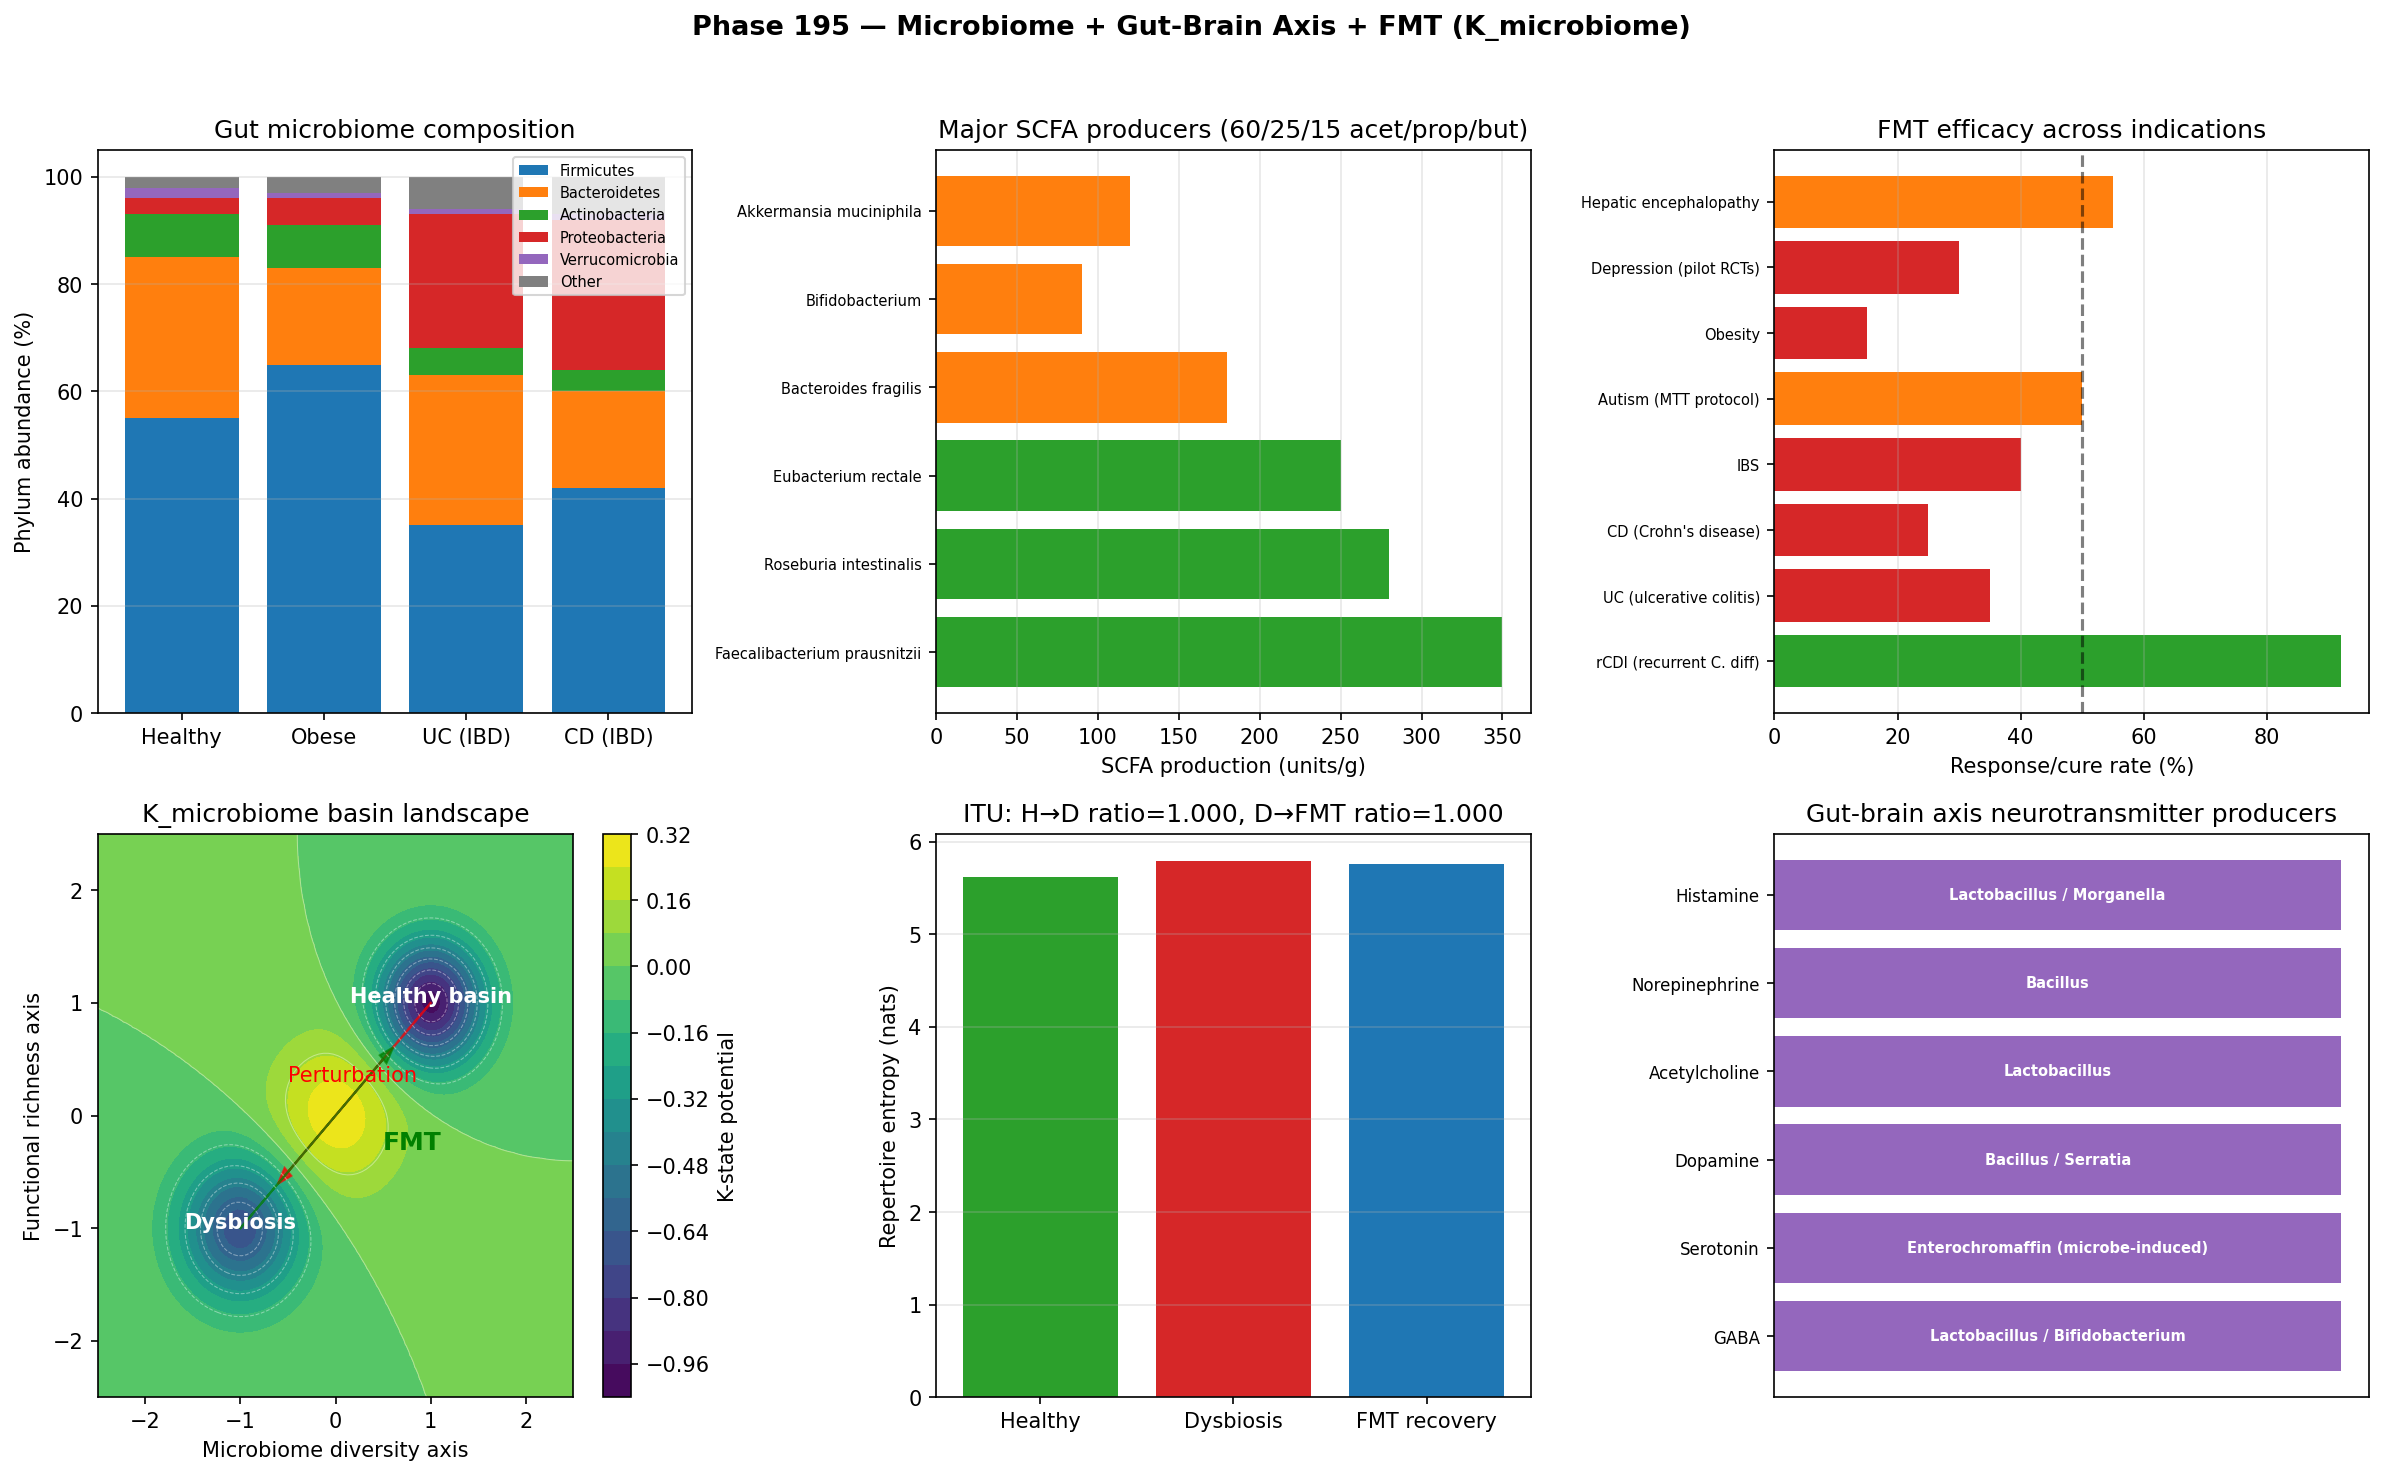

Source code (Python):
"""
Phase 195 — Microbiome + Gut-Brain Axis + FMT (K_microbiome)

Simulations:
  1) Human microbiome scale (cells, genes, biomass)
  2) Phylum composition in healthy vs obese vs IBD
  3) SCFA production rates from major species
  4) Gut-brain axis: neurotransmitter production catalog
  5) FMT efficacy across indications
  6) Dysbiosis as K-state basin shift
  7) ITU K_microbiome axiom check with FMT-like intervention

Outputs:
  - microbiome_gut_brain.png
  - microbiome_gut_brain_summary.json
"""

from __future__ import annotations

import json
from pathlib import Path

import matplotlib
matplotlib.use("Agg")
import matplotlib.pyplot as plt
import numpy as np

OUT_PNG = Path(__file__).with_name("microbiome_gut_brain.png")
OUT_JSON = Path(__file__).with_name("microbiome_gut_brain_summary.json")

rng = np.random.default_rng(20260529)

# -------------------------------------------------------------
# 1) Microbiome scale
# -------------------------------------------------------------
scale = {
    "Bacterial cells": 3.8e13,
    "Human cells": 3.0e13,
    "Bacterial genes": 3.5e6,
    "Human genes": 2.0e4,
    "Biomass (g)": 1.8e3,
    "ATP production (kcal/day)": 150,
    "SCFA daily (mmol)": 550,
}

# -------------------------------------------------------------
# 2) Phylum composition: healthy vs obese vs IBD
# -------------------------------------------------------------
phyla = ["Firmicutes", "Bacteroidetes", "Actinobacteria",
         "Proteobacteria", "Verrucomicrobia", "Other"]
healthy = np.array([55, 30, 8, 3, 2, 2])
obese = np.array([65, 18, 8, 5, 1, 3])
ibd_uc = np.array([35, 28, 5, 25, 1, 6])  # Proteobacteria expansion
ibd_cd = np.array([42, 18, 4, 28, 1, 7])

# -------------------------------------------------------------
# 3) SCFA production rates
# -------------------------------------------------------------
scfa_producers = {
    "Faecalibacterium prausnitzii": 350,  # butyrate units/g
    "Roseburia intestinalis": 280,
    "Eubacterium rectale": 250,
    "Bacteroides fragilis": 180,  # propionate-acetate mix
    "Bifidobacterium": 90,
    "Akkermansia muciniphila": 120,
}
# Composition: 60% acetate, 25% propionate, 15% butyrate
scfa_composition = {"Acetate (C2)": 60, "Propionate (C3)": 25, "Butyrate (C4)": 15}

# -------------------------------------------------------------
# 4) Gut-brain neurotransmitter production
# -------------------------------------------------------------
neurotransmitters = {
    "GABA":         {"main_producer": "Lactobacillus / Bifidobacterium", "function": "Inhibitory"},
    "Serotonin":    {"main_producer": "Enterochromaffin (microbe-induced)", "function": "Mood/sleep; 90% in gut!"},
    "Dopamine":     {"main_producer": "Bacillus / Serratia", "function": "Reward"},
    "Acetylcholine":{"main_producer": "Lactobacillus", "function": "Parasympathetic"},
    "Norepinephrine":{"main_producer": "Bacillus", "function": "Arousal"},
    "Histamine":    {"main_producer": "Lactobacillus / Morganella", "function": "Immune/inflammation"},
}

# -------------------------------------------------------------
# 5) FMT efficacy
# -------------------------------------------------------------
fmt_indications = {
    "rCDI (recurrent C. diff)": 92,
    "UC (ulcerative colitis)":  35,
    "CD (Crohn's disease)":     25,
    "IBS":                       40,
    "Autism (MTT protocol)":     50,
    "Obesity":                   15,
    "Depression (pilot RCTs)":   30,
    "Hepatic encephalopathy":    55,
}

# -------------------------------------------------------------
# 6) Dysbiosis as K-state basin shift (toy model)
# -------------------------------------------------------------
# 2D landscape with 3 basins: healthy, dysbiosis, FMT-recovered
def landscape(x, y):
    healthy_basin = -np.exp(-((x - 1.0)**2 + (y - 1.0)**2) / 0.3)
    dysbiosis_basin = -0.7 * np.exp(-((x + 1.0)**2 + (y + 1.0)**2) / 0.4)
    barrier = 0.3 * np.exp(-(x**2 + y**2) / 0.5)
    return healthy_basin + dysbiosis_basin + barrier

xx, yy = np.meshgrid(np.linspace(-2.5, 2.5, 100), np.linspace(-2.5, 2.5, 100))
zz = landscape(xx, yy)

# -------------------------------------------------------------
# 7) ITU K_microbiome axiom check: FMT-like reset
# -------------------------------------------------------------
N_species = 1000
# Healthy state: Zipf-like
ranks = np.arange(1, N_species + 1)
p_healthy = ranks ** (-0.9); p_healthy /= p_healthy.sum()
S_healthy = float(-np.sum(p_healthy * np.log(p_healthy)))

# Dysbiosis: Faecalibacterium etc. crashed, Proteobacteria expand
# Model: top 20% species depleted, ranks 200-300 expanded
weights = np.ones(N_species)
weights[:200] *= 0.1  # health-associated crashed
weights[200:300] *= 10  # opportunists expanded
p_dysbiosis = p_healthy * weights
p_dysbiosis = p_dysbiosis / p_dysbiosis.sum()
S_dysbiosis = float(-np.sum(p_dysbiosis * np.log(p_dysbiosis)))

# FMT recovery: roughly back toward healthy (90% restored)
weights_recovered = 0.9 * (p_healthy / p_dysbiosis) + 0.1  # blend toward healthy
p_fmt = p_dysbiosis * weights_recovered
p_fmt = p_fmt / p_fmt.sum()
S_fmt = float(-np.sum(p_fmt * np.log(p_fmt)))

# ITU linearized
def itu_lin(p_old, p_new):
    log_p = np.log(np.clip(p_old, 1e-30, None))
    dp = p_new - p_old
    dS = -np.sum(dp * (1.0 + log_p))
    dK = -np.sum(dp * log_p)
    ratio = float(dS / dK) if abs(dK) > 1e-15 else float("nan")
    return ratio, float(dS), float(dK)

ratio_dysbiosis, dS_d, dK_d = itu_lin(p_healthy, p_dysbiosis)
ratio_fmt, dS_f, dK_f = itu_lin(p_dysbiosis, p_fmt)

# -------------------------------------------------------------
# Plot
# -------------------------------------------------------------
fig, axes = plt.subplots(2, 3, figsize=(16, 10))
fig.suptitle(
    "Phase 195 — Microbiome + Gut-Brain Axis + FMT (K_microbiome)",
    fontsize=13,
    fontweight="bold",
)

# Panel 1: Phylum composition stacked bars
ax = axes[0, 0]
states = ["Healthy", "Obese", "UC (IBD)", "CD (IBD)"]
data = np.array([healthy, obese, ibd_uc, ibd_cd])
colors_p = ["#1f77b4", "#ff7f0e", "#2ca02c", "#d62728", "#9467bd", "gray"]
bottom = np.zeros(len(states))
for i, ph in enumerate(phyla):
    ax.bar(states, data[:, i], bottom=bottom, label=ph, color=colors_p[i])
    bottom += data[:, i]
ax.set_ylabel("Phylum abundance (%)")
ax.set_title("Gut microbiome composition")
ax.legend(fontsize=7, loc="upper right")
ax.grid(True, alpha=0.3, axis="y")

# Panel 2: SCFA producers
ax = axes[0, 1]
species = list(scfa_producers.keys())
prod = list(scfa_producers.values())
colors_s = ["#2ca02c" if p > 200 else "#ff7f0e" for p in prod]
ax.barh(range(len(species)), prod, color=colors_s)
ax.set_yticks(range(len(species)))
ax.set_yticklabels(species, fontsize=7)
ax.set_xlabel("SCFA production (units/g)")
ax.set_title("Major SCFA producers (60/25/15 acet/prop/but)")
ax.grid(True, alpha=0.3, axis="x")

# Panel 3: FMT efficacy
ax = axes[0, 2]
inds = list(fmt_indications.keys())
effs = list(fmt_indications.values())
colors_f = ["#2ca02c" if e > 70 else "#ff7f0e" if e > 40 else "#d62728" for e in effs]
ax.barh(range(len(inds)), effs, color=colors_f)
ax.axvline(50, color="black", linestyle="--", alpha=0.5)
ax.set_yticks(range(len(inds)))
ax.set_yticklabels(inds, fontsize=7)
ax.set_xlabel("Response/cure rate (%)")
ax.set_title("FMT efficacy across indications")
ax.grid(True, alpha=0.3, axis="x")

# Panel 4: Gut-brain axis landscape (K-state basins)
ax = axes[1, 0]
cs = ax.contourf(xx, yy, zz, levels=20, cmap="viridis")
ax.contour(xx, yy, zz, levels=10, colors="white", alpha=0.4, linewidths=0.5)
plt.colorbar(cs, ax=ax, label="K-state potential")
# Trajectory arrows
ax.annotate("Healthy basin", (1.0, 1.0), fontsize=10, color="white",
            ha="center", fontweight="bold")
ax.annotate("Dysbiosis", (-1.0, -1.0), fontsize=10, color="white",
            ha="center", fontweight="bold")
ax.arrow(1.0, 1.0, -1.5, -1.5, head_width=0.1, head_length=0.15,
         color="red", alpha=0.7)
ax.arrow(-1.0, -1.0, 1.5, 1.5, head_width=0.1, head_length=0.15,
         color="green", alpha=0.7)
ax.text(0.5, -0.3, "FMT", fontsize=12, color="green", fontweight="bold")
ax.text(-0.5, 0.3, "Perturbation", fontsize=10, color="red")
ax.set_xlabel("Microbiome diversity axis")
ax.set_ylabel("Functional richness axis")
ax.set_title("K_microbiome basin landscape")

# Panel 5: ITU entropy + ratios
ax = axes[1, 1]
labels = ["Healthy", "Dysbiosis", "FMT recovery"]
vals = [S_healthy, S_dysbiosis, S_fmt]
colors_e = ["#2ca02c", "#d62728", "#1f77b4"]
ax.bar(labels, vals, color=colors_e)
ax.set_ylabel("Repertoire entropy (nats)")
ax.set_title(f"ITU: H→D ratio={ratio_dysbiosis:.3f}, D→FMT ratio={ratio_fmt:.3f}")
ax.grid(True, alpha=0.3, axis="y")

# Panel 6: Neurotransmitter producer panel
ax = axes[1, 2]
nt_names = list(neurotransmitters.keys())
nt_pos = np.arange(len(nt_names))
ax.barh(nt_pos, [1] * len(nt_names), color=["#9467bd"] * len(nt_names))
for i, nt in enumerate(nt_names):
    ax.text(0.5, i, neurotransmitters[nt]["main_producer"],
            ha="center", va="center", fontsize=7, color="white", fontweight="bold")
ax.set_yticks(nt_pos)
ax.set_yticklabels(nt_names, fontsize=8)
ax.set_xticks([])
ax.set_title("Gut-brain axis neurotransmitter producers")

plt.tight_layout(rect=[0, 0, 1, 0.96])
plt.savefig(OUT_PNG, dpi=150, bbox_inches="tight")
plt.close(fig)

summary = {
    "phase": 195,
    "tier1_paper": 27,
    "block": "B",
    "topic": "Microbiome + gut-brain axis + FMT (K_microbiome)",
    "human_microbiome_scale": {k: float(v) for k, v in scale.items()},
    "phylum_composition": {
        "healthy_pct": dict(zip(phyla, healthy.tolist())),
        "obese_pct": dict(zip(phyla, obese.tolist())),
        "UC_pct": dict(zip(phyla, ibd_uc.tolist())),
        "CD_pct": dict(zip(phyla, ibd_cd.tolist())),
    },
    "F_B_ratios": {
        "healthy": float(healthy[0] / healthy[1]),
        "obese": float(obese[0] / obese[1]),
        "UC": float(ibd_uc[0] / ibd_uc[1]),
        "CD": float(ibd_cd[0] / ibd_cd[1]),
        "note": "Walters 2014: F/B ratio is not a reliable single marker",
    },
    "SCFA_producers": scfa_producers,
    "SCFA_composition_pct": scfa_composition,
    "SCFA_daily_production_mmol": 550,
    "neurotransmitters_microbial": neurotransmitters,
    "FMT_efficacy_pct": fmt_indications,
    "FMT_FDA_approval": {
        "Rebyota_2022": "C. difficile recurrence",
        "Vowst_2023": "C. difficile recurrence (oral)",
    },
    "ITU_K_microbiome": {
        "N_species": N_species,
        "S_healthy_nats": S_healthy,
        "S_dysbiosis_nats": S_dysbiosis,
        "S_FMT_nats": S_fmt,
        "healthy_to_dysbiosis": {"dS": dS_d, "dK": dK_d, "ratio": ratio_dysbiosis},
        "dysbiosis_to_FMT": {"dS": dS_f, "dK": dK_f, "ratio": ratio_fmt},
        "expected_ratio": 1.0,
    },
    "ITU_interpretation": {
        "K_state": "K_microbiome (sub-state of K_microbe)",
        "modular_Hamiltonian": "K_microbiome^(0) controls host-symbiont equilibria",
        "dysbiosis": "ITU descent into wrong basin (perturbation-induced)",
        "FMT_role": "Forced K-state reset by donor microbiome injection",
        "gut_brain_axis": "K_microbiome coupled to K_brain via SCFA + neurotransmitters",
        "Cryan_review_2019": "Gut-brain axis comprehensive review",
        "key_FMT_paper": "van Nood 2013 NEJM (CDI cure 92%)",
    },
    "outputs": {
        "figure": str(OUT_PNG.name),
        "summary_json": str(OUT_JSON.name),
    },
}

OUT_JSON.write_text(json.dumps(summary, indent=2, ensure_ascii=False), encoding="utf-8")
print(json.dumps(summary, indent=2, ensure_ascii=False))
